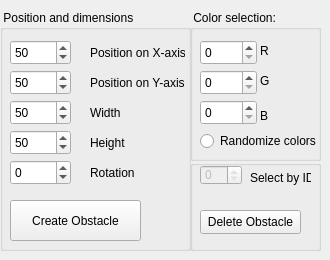
    <widget class="QWidget" name="_3Obstacles">
     <attribute name="title">
      <string>Obstacles</string>
     </attribute>
     <widget class="QGroupBox" name="groupBox_3">
      <property name="geometry">
       <rect>
        <x>0</x>
        <y>10</y>
        <width>191</width>
        <height>241</height>
       </rect>
      </property>
      <property name="title">
       <string> Position and dimensions</string>
      </property>
      <widget class="QLabel" name="label_13">
       <property name="geometry">
        <rect>
         <x>90</x>
         <y>120</y>
         <width>95</width>
         <height>25</height>
        </rect>
       </property>
       <property name="text">
        <string>Height</string>
       </property>
      </widget>
      <widget class="QLabel" name="label_14">
       <property name="geometry">
        <rect>
         <x>90</x>
         <y>30</y>
         <width>95</width>
         <height>25</height>
        </rect>
       </property>
       <property name="text">
        <string>Position on X-axis</string>
       </property>
      </widget>
      <widget class="QSpinBox" name="input_obstacle_width">
       <property name="geometry">
        <rect>
         <x>10</x>
         <y>90</y>
         <width>61</width>
         <height>25</height>
        </rect>
       </property>
       <property name="minimum">
        <number>1</number>
       </property>
       <property name="maximum">
        <number>99999</number>
       </property>
       <property name="value">
        <number>50</number>
       </property>
      </widget>
      <widget class="QSpinBox" name="input_obstacle_yPos">
       <property name="geometry">
        <rect>
         <x>10</x>
         <y>60</y>
         <width>61</width>
         <height>25</height>
        </rect>
       </property>
       <property name="maximum">
        <number>99999</number>
       </property>
       <property name="value">
        <number>50</number>
       </property>
      </widget>
      <widget class="QLabel" name="label_15">
       <property name="geometry">
        <rect>
         <x>90</x>
         <y>90</y>
         <width>95</width>
         <height>25</height>
        </rect>
       </property>
       <property name="text">
        <string>Width</string>
       </property>
      </widget>
      <widget class="QLabel" name="label_16">
       <property name="geometry">
        <rect>
         <x>90</x>
         <y>150</y>
         <width>95</width>
         <height>25</height>
        </rect>
       </property>
       <property name="text">
        <string>Rotation</string>
       </property>
      </widget>
      <widget class="QSpinBox" name="input_obstacle_height">
       <property name="geometry">
        <rect>
         <x>10</x>
         <y>120</y>
         <width>61</width>
         <height>25</height>
        </rect>
       </property>
       <property name="minimum">
        <number>1</number>
       </property>
       <property name="maximum">
        <number>99999</number>
       </property>
       <property name="value">
        <number>50</number>
       </property>
      </widget>
      <widget class="QLabel" name="label_17">
       <property name="geometry">
        <rect>
         <x>90</x>
         <y>60</y>
         <width>95</width>
         <height>25</height>
        </rect>
       </property>
       <property name="text">
        <string>Position on Y-axis</string>
       </property>
      </widget>
      <widget class="QSpinBox" name="input_obstacle_rotation">
       <property name="geometry">
        <rect>
         <x>10</x>
         <y>150</y>
         <width>61</width>
         <height>25</height>
        </rect>
       </property>
       <property name="minimum">
        <number>-360</number>
       </property>
       <property name="maximum">
        <number>360</number>
       </property>
      </widget>
      <widget class="QSpinBox" name="input_obstacle_xPos">
       <property name="geometry">
        <rect>
         <x>10</x>
         <y>30</y>
         <width>61</width>
         <height>25</height>
        </rect>
       </property>
       <property name="maximum">
        <number>99999</number>
       </property>
       <property name="singleStep">
        <number>1</number>
       </property>
       <property name="value">
        <number>50</number>
       </property>
      </widget>
      <widget class="QPushButton" name="btnCreateObstacle">
       <property name="geometry">
        <rect>
         <x>10</x>
         <y>190</y>
         <width>131</width>
         <height>41</height>
        </rect>
       </property>
       <property name="text">
        <string>Create Obstacle</string>
       </property>
      </widget>
     </widget>
     <widget class="QGroupBox" name="groupBox_4">
      <property name="geometry">
       <rect>
        <x>190</x>
        <y>10</y>
        <width>131</width>
        <height>151</height>
       </rect>
      </property>
      <property name="title">
       <string> Color selection:</string>
      </property>
      <widget class="QSpinBox" name="input_obstacle_color_r">
       <property name="geometry">
        <rect>
         <x>10</x>
         <y>30</y>
         <width>57</width>
         <height>25</height>
        </rect>
       </property>
       <property name="maximum">
        <number>255</number>
       </property>
      </widget>
      <widget class="QSpinBox" name="input_obstacle_color_g">
       <property name="geometry">
        <rect>
         <x>10</x>
         <y>60</y>
         <width>57</width>
         <height>25</height>
        </rect>
       </property>
       <property name="maximum">
        <number>255</number>
       </property>
      </widget>
      <widget class="QSpinBox" name="input_obstacle_color_b">
       <property name="geometry">
        <rect>
         <x>10</x>
         <y>90</y>
         <width>57</width>
         <height>25</height>
        </rect>
       </property>
       <property name="maximum">
        <number>255</number>
       </property>
      </widget>
      <widget class="QLabel" name="label_18">
       <property name="geometry">
        <rect>
         <x>70</x>
         <y>30</y>
         <width>21</width>
         <height>21</height>
        </rect>
       </property>
       <property name="text">
        <string>R</string>
       </property>
      </widget>
      <widget class="QLabel" name="label_19">
       <property name="geometry">
        <rect>
         <x>70</x>
         <y>60</y>
         <width>21</width>
         <height>21</height>
        </rect>
       </property>
       <property name="text">
        <string>G</string>
       </property>
      </widget>
      <widget class="QLabel" name="label_20">
       <property name="geometry">
        <rect>
         <x>70</x>
         <y>90</y>
         <width>21</width>
         <height>31</height>
        </rect>
       </property>
       <property name="text">
        <string>B</string>
       </property>
      </widget>
      <widget class="QRadioButton" name="input_obstacle_randomizeColors">
       <property name="geometry">
        <rect>
         <x>10</x>
         <y>120</y>
         <width>121</width>
         <height>22</height>
        </rect>
       </property>
       <property name="text">
        <string>Randomize colors</string>
       </property>
      </widget>
     </widget>
     <widget class="QGroupBox" name="groupBox_14">
      <property name="geometry">
       <rect>
        <x>190</x>
        <y>160</y>
        <width>131</width>
        <height>91</height>
       </rect>
      </property>
      <property name="title">
       <string/>
      </property>
      <widget class="QPushButton" name="btnDeleteObstacle">
       <property name="geometry">
        <rect>
         <x>10</x>
         <y>50</y>
         <width>101</width>
         <height>24</height>
        </rect>
       </property>
       <property name="text">
        <string>Delete Obstacle</string>
       </property>
      </widget>
      <widget class="QLabel" name="label_38">
       <property name="geometry">
        <rect>
         <x>60</x>
         <y>10</y>
         <width>61</width>
         <height>16</height>
        </rect>
       </property>
       <property name="text">
        <string>Select by ID</string>
       </property>
      </widget>
      <widget class="QSpinBox" name="input_obstacle_IDSelector">
       <property name="enabled">
        <bool>false</bool>
       </property>
       <property name="geometry">
        <rect>
         <x>10</x>
         <y>5</y>
         <width>42</width>
         <height>20</height>
        </rect>
       </property>
       <property name="maximum">
        <number>0</number>
       </property>
      </widget>
     </widget>
    </widget>
